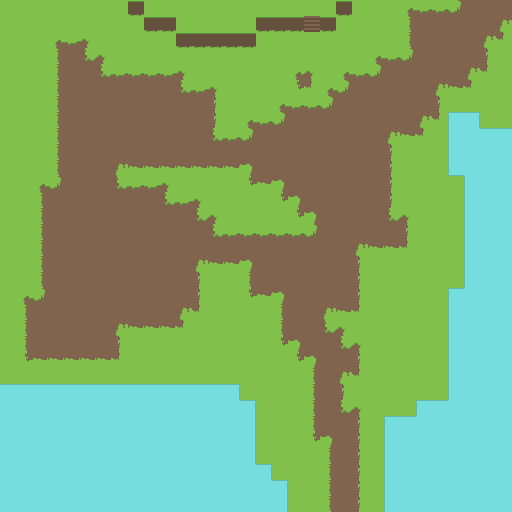

Rendered tile map (Tiled .tmx) drawn with the repository's tilesets; below, a short description and the full map source, tile grids included:
An orthogonal 32x32 tile map with 16x16 px tiles, 1 tile layer (Tile Layer 1).

<map version="1.0" orientation="orthogonal" renderorder="right-down" width="32" height="32" tilewidth="16" tileheight="16" nextobjectid="1">
 <tileset firstgid="1" name="test" tilewidth="16" tileheight="16" tilecount="64" columns="8">
  <image source="test.png" width="128" height="128" />
  <terraintypes>
   <terrain name="grass" tile="-1" />
   <terrain name="dirt" tile="-1" />
   <terrain name="water" tile="-1" />
  </terraintypes>
  <tile id="0" terrain="0,0,0,0">
   <properties>
    <property name="collidable" type="bool" value="false" />
   </properties>
  </tile>
  <tile id="1" terrain="2,2,2,2">
   <properties>
    <property name="collidable" type="bool" value="true" />
   </properties>
  </tile>
  <tile id="2">
   <properties>
    <property name="collidable" type="bool" value="true" />
   </properties>
  </tile>
  <tile id="3">
   <properties>
    <property name="collidable" type="bool" value="true" />
   </properties>
  </tile>
  <tile id="4">
   <properties>
    <property name="collidable" type="bool" value="false" />
   </properties>
  </tile>
  <tile id="8" terrain="0,0,0,1">
   <properties>
    <property name="collidable" type="bool" value="false" />
   </properties>
  </tile>
  <tile id="9" terrain="0,0,1,1">
   <properties>
    <property name="collidable" type="bool" value="false" />
   </properties>
  </tile>
  <tile id="10" terrain="0,0,1,0">
   <properties>
    <property name="collidable" type="bool" value="false" />
   </properties>
  </tile>
  <tile id="11" terrain="1,1,1,0">
   <properties>
    <property name="collidable" type="bool" value="false" />
   </properties>
  </tile>
  <tile id="12" terrain="1,1,0,1">
   <properties>
    <property name="collidable" type="bool" value="false" />
   </properties>
  </tile>
  <tile id="16" terrain="0,1,0,1">
   <properties>
    <property name="collidable" type="bool" value="false" />
   </properties>
  </tile>
  <tile id="17" terrain="1,1,1,1">
   <properties>
    <property name="collidable" type="bool" value="false" />
   </properties>
  </tile>
  <tile id="18" terrain="1,0,1,0">
   <properties>
    <property name="collidable" type="bool" value="false" />
   </properties>
  </tile>
  <tile id="19" terrain="1,0,1,1">
   <properties>
    <property name="collidable" type="bool" value="false" />
   </properties>
  </tile>
  <tile id="20" terrain="0,1,1,1">
   <properties>
    <property name="collidable" type="bool" value="false" />
   </properties>
  </tile>
  <tile id="21">
   <properties>
    <property name="collidable" type="bool" value="false" />
   </properties>
  </tile>
  <tile id="24" terrain="0,1,0,0">
   <properties>
    <property name="collidable" type="bool" value="false" />
   </properties>
  </tile>
  <tile id="25" terrain="1,1,0,0">
   <properties>
    <property name="collidable" type="bool" value="false" />
   </properties>
  </tile>
  <tile id="26" terrain="1,0,0,0">
   <properties>
    <property name="collidable" type="bool" value="false" />
   </properties>
  </tile>
  <tile id="27">
   <properties>
    <property name="collidable" type="bool" value="false" />
   </properties>
  </tile>
  <tile id="28">
   <properties>
    <property name="collidable" type="bool" value="false" />
   </properties>
  </tile>
  <tile id="29">
   <properties>
    <property name="collidable" type="bool" value="false" />
   </properties>
  </tile>
  <tile id="32" terrain="2,2,2,2">
   <properties>
    <property name="collidable" type="bool" value="true" />
   </properties>
  </tile>
  <tile id="33" terrain="2,2,2,2">
   <properties>
    <property name="collidable" type="bool" value="true" />
   </properties>
  </tile>
  <tile id="34" terrain="2,2,2,2">
   <properties>
    <property name="collidable" type="bool" value="true" />
   </properties>
  </tile>
  <tile id="35">
   <properties>
    <property name="collidable" type="bool" value="false" />
   </properties>
  </tile>
  <tile id="40" terrain="2,2,2,2">
   <properties>
    <property name="collidable" type="bool" value="true" />
   </properties>
  </tile>
  <tile id="42" terrain="2,2,2,2">
   <properties>
    <property name="collidable" type="bool" value="true" />
   </properties>
  </tile>
  <tile id="48" terrain="2,2,2,2">
   <properties>
    <property name="collidable" type="bool" value="true" />
   </properties>
  </tile>
  <tile id="49" terrain="2,2,2,2">
   <properties>
    <property name="collidable" type="bool" value="true" />
   </properties>
  </tile>
  <tile id="50" terrain="2,2,2,2">
   <properties>
    <property name="collidable" type="bool" value="true" />
   </properties>
  </tile>
 </tileset>
 <layer name="Tile Layer 1" width="32" height="32">
  <data encoding="csv">
3221225473,3221225473,3221225473,3221225473,3221225473,3221225473,3221225473,3221225473,4,1,1,1,1,1,1,1,1,1,1,1,1,4,3221225473,3221225473,3221225473,9,10,10,21,18,18,18,
3221225473,3221225473,3221225473,1,1,1,3221225473,3221225473,3221225473,4,4,1,1,1,1,1,4,4,4,5,4,3221225473,3221225473,3221225473,3221225473,17,18,18,18,18,18,12,
3221225473,1,1,9,10,11,1,1,1,3221225473,1,4,4,4,4,4,3221225473,3221225473,3221225473,3221225473,3221225473,1,1,1,1,17,18,18,18,18,12,27,
3221225473,1,1,17,18,20,11,1,1,1,3221225473,3221225473,3221225473,3221225473,3221225473,3221225473,3221225473,3221225473,3221225473,3221225473,3221225473,1,1,9,10,21,18,18,18,18,19,1,
3221225473,1,1,17,18,18,20,10,10,10,10,11,1,1,1,1,1,1,9,11,1,9,10,21,18,18,18,18,18,12,27,1,
3221225473,1,1,17,18,18,18,18,18,18,18,20,10,11,1,1,1,1,25,27,9,21,18,18,18,18,18,12,26,27,1,1,
3221225473,1,1,17,18,18,18,18,18,18,18,18,18,19,1,1,1,9,10,10,21,18,18,18,18,18,18,19,1,1,1,1,
3221225473,1,1,17,18,18,18,18,18,18,18,18,18,19,1,9,10,21,18,18,18,18,18,18,18,18,12,27,33,35,1,1,
3221225473,1,1,17,18,18,18,18,18,18,18,18,18,20,10,21,18,18,18,18,18,18,18,18,12,26,27,1,41,2,34,34,
3221225473,1,1,17,18,18,18,18,18,18,18,18,18,18,18,18,18,18,18,18,18,18,18,18,19,1,1,1,41,2,2,2,
3221225473,1,1,17,18,18,18,12,26,26,26,26,26,26,26,13,18,18,18,18,18,18,18,18,19,1,1,1,49,2,2,2,
3221225473,1,9,21,18,18,18,20,10,10,11,1,1,1,1,25,26,13,18,18,18,18,18,18,19,1,1,1,1,41,2,2,
1,1,17,18,18,18,18,18,18,18,20,10,11,1,1,1,1,25,13,18,18,18,18,18,19,1,1,1,1,41,2,2,
1,1,17,18,18,18,18,18,18,18,18,18,20,11,1,1,1,1,25,13,18,18,18,18,20,11,1,1,1,41,2,2,
1,1,17,18,18,18,18,18,18,18,18,18,18,20,10,10,10,10,10,21,18,18,18,18,18,19,1,1,1,41,2,2,
1,1,17,18,18,18,18,18,18,18,18,18,18,18,18,18,18,18,18,18,18,18,12,26,26,27,1,1,1,41,2,2,
1,1,17,18,18,18,18,18,18,18,18,18,12,26,26,13,18,18,18,18,18,18,19,1,1,1,1,1,1,41,2,2,
1,1,17,18,18,18,18,18,18,18,18,18,19,1,1,17,18,18,18,18,18,18,19,1,1,1,1,1,1,41,2,2,
1,9,21,18,18,18,18,18,18,18,18,18,19,1,1,25,26,13,18,18,18,18,19,1,1,1,1,1,33,2,2,2,
1,17,18,18,18,18,18,18,18,18,18,12,27,1,1,1,1,17,18,18,12,26,27,1,1,1,1,1,41,2,2,2,
1,17,18,18,18,18,18,12,26,26,26,27,1,1,1,1,1,17,18,18,20,11,1,1,1,1,1,1,41,2,2,2,
1,17,18,18,18,18,18,19,1,1,1,1,1,1,1,1,1,25,13,18,18,20,11,1,1,1,1,1,41,2,2,2,
1,25,26,26,26,26,26,27,1,1,1,1,1,1,1,1,1,1,25,13,18,18,19,1,1,1,1,1,41,2,2,2,
1,1,1,1,1,1,1,1,1,1,1,1,1,1,1,1,1,1,1,17,18,12,27,1,1,1,1,1,41,2,2,2,
34,34,34,34,34,34,34,34,34,34,34,34,34,34,35,1,1,1,1,17,18,19,1,1,1,1,1,1,41,2,2,2,
2,2,2,2,2,2,2,2,2,2,2,2,2,2,2,35,1,1,1,17,18,20,11,1,1,1,33,34,2,2,2,2,
2,2,2,2,2,2,2,2,2,2,2,2,2,2,2,43,3221225473,1,1,17,18,18,19,1,33,34,2,2,2,2,2,2,
2,2,2,2,2,2,2,2,2,2,2,2,2,2,2,43,3221225473,1,1,25,13,18,19,1,41,2,2,2,2,2,2,2,
2,2,2,2,2,2,2,2,2,2,2,2,2,2,2,43,3221225473,3221225473,1,1,17,18,19,1,41,2,2,2,2,2,2,2,
2,2,2,2,2,2,2,2,2,2,2,2,2,2,2,2,35,3221225473,3221225473,1,17,18,19,1,41,2,2,2,2,2,2,2,
2,2,2,2,2,2,2,2,2,2,2,2,2,2,2,2,2,35,3221225473,1,17,18,19,1,41,2,2,2,2,2,2,2,
2,2,2,2,2,2,2,2,2,2,2,2,2,2,2,2,2,43,3221225473,1,17,18,19,1,41,2,2,2,2,2,2,2
</data>
 </layer>
</map>